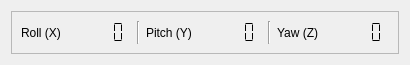
<?xml version="1.0" encoding="UTF-8"?>
<ui version="4.0">
 <class>Form</class>
 <widget class="QWidget" name="Form">
  <property name="geometry">
   <rect>
    <x>0</x>
    <y>0</y>
    <width>389</width>
    <height>61</height>
   </rect>
  </property>
  <property name="windowTitle">
   <string>Form</string>
  </property>
  <layout class="QGridLayout" name="gridLayout">
   <item row="0" column="0">
    <widget class="QFrame" name="numericGyro">
     <property name="maximumSize">
      <size>
       <width>16777215</width>
       <height>60</height>
      </size>
     </property>
     <property name="frameShape">
      <enum>QFrame::StyledPanel</enum>
     </property>
     <property name="frameShadow">
      <enum>QFrame::Sunken</enum>
     </property>
     <layout class="QGridLayout" name="gridLayout_2">
      <item row="0" column="7">
       <widget class="QLCDNumber" name="rotationZ">
        <property name="frameShape">
         <enum>QFrame::NoFrame</enum>
        </property>
        <property name="segmentStyle">
         <enum>QLCDNumber::Flat</enum>
        </property>
       </widget>
      </item>
      <item row="0" column="0">
       <widget class="QLabel" name="label">
        <property name="text">
         <string>Roll (X)</string>
        </property>
       </widget>
      </item>
      <item row="0" column="4">
       <widget class="QLCDNumber" name="rotationY">
        <property name="frameShape">
         <enum>QFrame::NoFrame</enum>
        </property>
        <property name="segmentStyle">
         <enum>QLCDNumber::Flat</enum>
        </property>
       </widget>
      </item>
      <item row="0" column="2">
       <widget class="Line" name="line">
        <property name="orientation">
         <enum>Qt::Vertical</enum>
        </property>
       </widget>
      </item>
      <item row="0" column="1">
       <widget class="QLCDNumber" name="rotationX">
        <property name="frameShape">
         <enum>QFrame::NoFrame</enum>
        </property>
        <property name="segmentStyle">
         <enum>QLCDNumber::Flat</enum>
        </property>
       </widget>
      </item>
      <item row="0" column="6">
       <widget class="QLabel" name="label_3">
        <property name="text">
         <string>Yaw (Z)</string>
        </property>
       </widget>
      </item>
      <item row="0" column="3">
       <widget class="QLabel" name="label_2">
        <property name="text">
         <string>Pitch (Y)</string>
        </property>
       </widget>
      </item>
      <item row="0" column="5">
       <widget class="Line" name="line_2">
        <property name="orientation">
         <enum>Qt::Vertical</enum>
        </property>
       </widget>
      </item>
     </layout>
    </widget>
   </item>
  </layout>
 </widget>
 <resources/>
 <connections/>
</ui>
